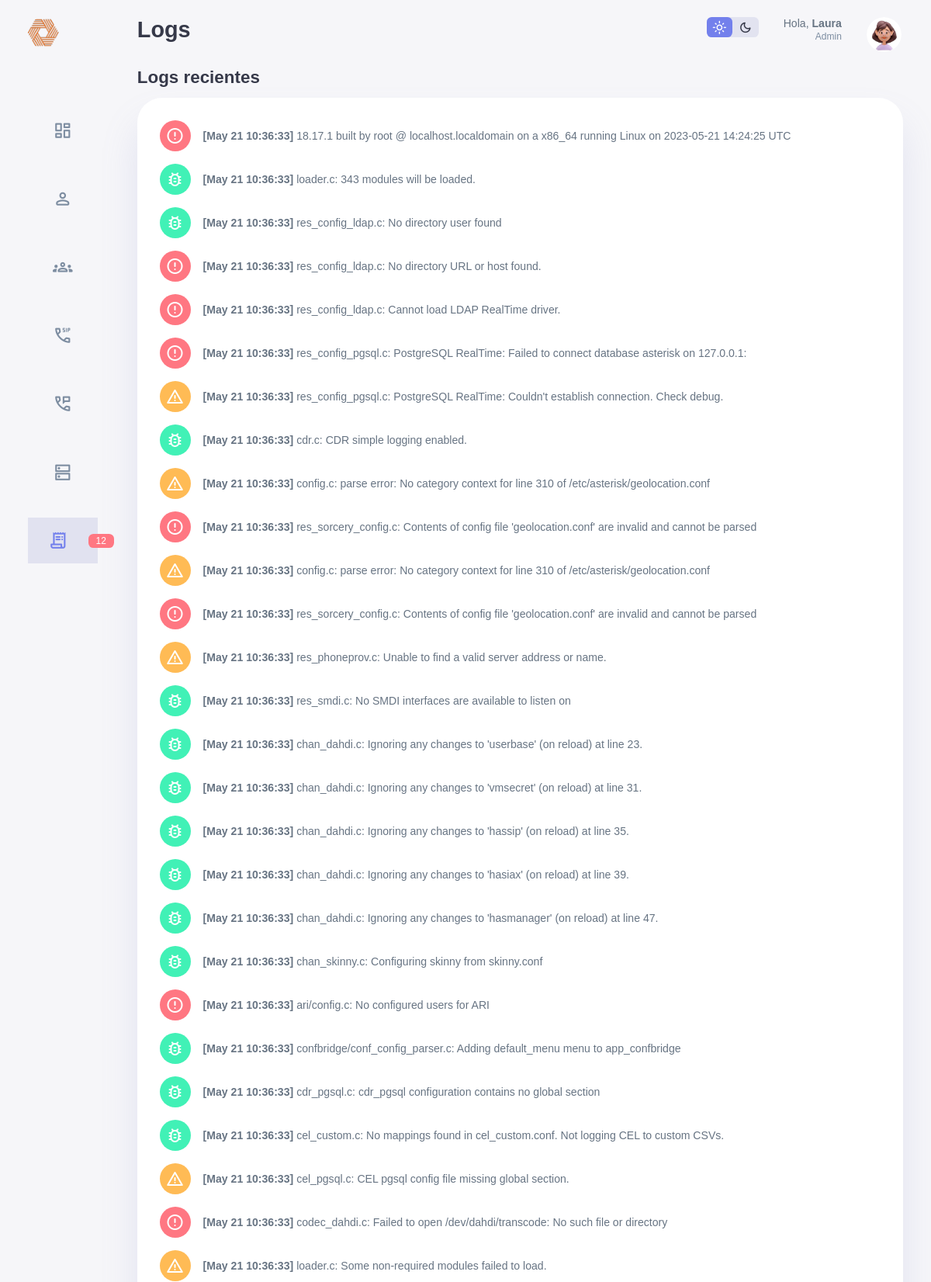
The page /logs.php (upper part) on the database its author committed.
### tables this page shows
CREATE TABLE `logs` (
  `fecha` varchar(80) DEFAULT NULL,
  `nivel` varchar(80) DEFAULT NULL,
  `mensaje` varchar(200) DEFAULT NULL
);

### logs.php (the view, shortened to what this page needs)
<!DOCTYPE html>
<html lang="en">
<head>
    <link rel="stylesheet" href="style.css">
</head>
<body>
    <div class="container" id="ifr">
        <aside>
            <div class="top">
                <div class="logo">
                    <img src="./img/logo.png" alt="" class="logo">
                </div>
            </div>
            <div class="sidebar">
                <a href="./dashboard.php">
                    <span class="material-symbols-rounded">dashboard</span>
                </a>
                <a href="./usuarios.php">
                    <span class="material-symbols-rounded">person</span>
                </a>
                <a href="./departamentos.php">
                    <span class="material-symbols-rounded">groups</span>
                </a>
                <a href="llamadas.php">
                    <span class="material-symbols-rounded">dialer_sip</span>
                </a>
                <a href="./mensajes_voz.php">
                    <span class="material-symbols-rounded">perm_phone_msg</span>
                </a>
                <a href="./servidores.php">
                    <span class="material-symbols-rounded">dns</span>
                </a>
                <a href="logs.php" class="active">
                    <span class="material-symbols-rounded">receipt_long</span>
                    <span class="log-count fwhite">
                        <?php
                            $query = mysqli_query($con, "select * from (select * from logs order by fecha desc limit 50) as cincuenta where nivel like 'ERROR%';") or die("Fallo en la consulta");
                            $num_rows = mysqli_num_rows($query);
                            $num_errors = $num_rows;
                            echo $num_errors;
                        ?>
                    </span>
                </a>
            </div>
        </aside>
        <main>
            <h1>Logs</h1>
            <div class="ifr">
                <div class="recent-logs">
                <h2>Logs recientes</h2>
                <div class="logs all-logs">
                    <?php
                        $query = mysqli_query($con, "select fecha,nivel,mensaje from logs order by fecha desc limit 50") or die("Fallo en la consulta");
                        $num_rows = mysqli_num_rows($query);
                        for ($i=0; $i < $num_rows; $i++) {
                            $row = mysqli_fetch_array($query);
                            ?>
                        <div class="log">
                            <div class="icon">
                                <?php
                                    if(preg_match('/NOTICE/', $row["nivel"])) {
                                        ?>
                                            <span class="material-symbols-rounded success">bug_report</span>
                                        <?php
                                    }
                                    elseif(preg_match('/WARNING/', $row["nivel"])) {
                                        ?>
                                            <span class="material-symbols-rounded warning">warning</span>
                                        <?php
                                    }
                                    else {
                                        ?>
                                            <span class="material-symbols-rounded danger">error</span>
                                        <?php
                                    }
                                ?>
                            </div>
                            <div class="message">
                                <p><b><?php echo $row["fecha"];?></b> <?php echo $row["mensaje"] ?></p>
                            </div>
                        </div>
                        <?php
                        }
                    ?>
                </div>
            </div>
            </div>
        </main>
        <div class="right" id="ifr">
            <div class="top">
                <div class="theme-toggle">
                    <span class="material-symbols-rounded active">light_mode</span>
                        <span class="material-symbols-rounded">dark_mode</span>
                </div>
                <div class="profile">
                    <div class="info">
                        <p>Hola, <b>Laura</b></p>
                        <small class="text-muted">Admin</small>
                    </div>
                    <div class="profile-photo">
                        <img src="./img/profile.jpg" alt="">
                    </div>
                </div>
            </div>
        </div>
    </div>
</body>
</html>

### rows shown on the page
logs: fecha "[May 21 10:36:33]", mensaje "18.17.1 built by root @ localhost.localdomain on a x86_64 running Linux on 2023-05-21 14:24:25 UTC"
logs: fecha "[May 21 10:36:33]", mensaje "loader.c: 343 modules will be loaded."
logs: fecha "[May 21 10:36:33]", mensaje "res_config_ldap.c: No directory user found"
logs: fecha "[May 21 10:36:33]", mensaje "res_config_ldap.c: No directory URL or host found."
logs: fecha "[May 21 10:36:33]", mensaje "res_config_ldap.c: Cannot load LDAP RealTime driver."
logs: fecha "[May 21 10:36:33]", mensaje "res_config_pgsql.c: PostgreSQL RealTime: Failed to connect database asterisk on 127.0.0.1:"
logs: fecha "[May 21 10:36:33]", mensaje "res_config_pgsql.c: PostgreSQL RealTime: Couldn't establish connection. Check debug."
logs: fecha "[May 21 10:36:33]", mensaje "cdr.c: CDR simple logging enabled."
logs: fecha "[May 21 10:36:33]", mensaje "config.c: parse error: No category context for line 310 of /etc/asterisk/geolocation.conf"
logs: fecha "[May 21 10:36:33]", mensaje "res_sorcery_config.c: Contents of config file 'geolocation.conf' are invalid and cannot be parsed"
logs: fecha "[May 21 10:36:33]", mensaje "config.c: parse error: No category context for line 310 of /etc/asterisk/geolocation.conf"
logs: fecha "[May 21 10:36:33]", mensaje "res_sorcery_config.c: Contents of config file 'geolocation.conf' are invalid and cannot be parsed"
logs: fecha "[May 21 10:36:33]", mensaje "res_phoneprov.c: Unable to find a valid server address or name."
logs: fecha "[May 21 10:36:33]", mensaje "res_smdi.c: No SMDI interfaces are available to listen on"
logs: fecha "[May 21 10:36:33]", mensaje "chan_dahdi.c: Ignoring any changes to 'userbase' (on reload) at line 23."
logs: fecha "[May 21 10:36:33]", mensaje "chan_dahdi.c: Ignoring any changes to 'vmsecret' (on reload) at line 31."
logs: fecha "[May 21 10:36:33]", mensaje "chan_dahdi.c: Ignoring any changes to 'hassip' (on reload) at line 35."
logs: fecha "[May 21 10:36:33]", mensaje "chan_dahdi.c: Ignoring any changes to 'hasiax' (on reload) at line 39."
logs: fecha "[May 21 10:36:33]", mensaje "chan_dahdi.c: Ignoring any changes to 'hasmanager' (on reload) at line 47."
logs: fecha "[May 21 10:36:33]", mensaje "chan_skinny.c: Configuring skinny from skinny.conf"
logs: fecha "[May 21 10:36:33]", mensaje "ari/config.c: No configured users for ARI"
logs: fecha "[May 21 10:36:33]", mensaje "confbridge/conf_config_parser.c: Adding default_menu menu to app_confbridge"
logs: fecha "[May 21 10:36:33]", mensaje "cdr_pgsql.c: cdr_pgsql configuration contains no global section"
logs: fecha "[May 21 10:36:33]", mensaje "cel_custom.c: No mappings found in cel_custom.conf. Not logging CEL to custom CSVs."
logs: fecha "[May 21 10:36:33]", mensaje "cel_pgsql.c: CEL pgsql config file missing global section."
logs: fecha "[May 21 10:36:33]", mensaje "codec_dahdi.c: Failed to open /dev/dahdi/transcode: No such file or directory"
logs: fecha "[May 21 10:36:33]", mensaje "loader.c: Some non-required modules failed to load."

### other values the page prints
$num_errors "12"
